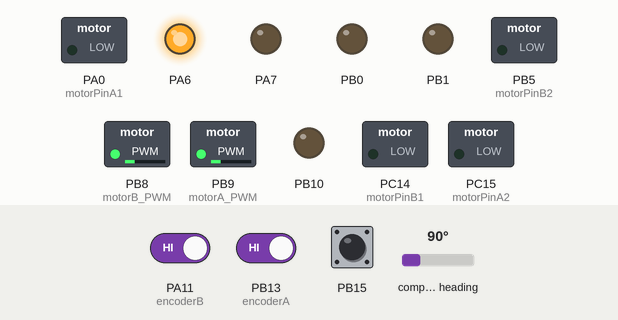
Recording of a sketch running on a simulated STM32 Blue Pill. On the bench: switched loads named in the sketch (green lamp = pin HIGH), output pins drawn as LEDs (lit = HIGH). Wiring (inferred from the names in the program): HMC5883L compass at I2C address 0x1E. Inputs (shaded band) come from the test bench; at power-on: PB15 HIGH, compass heading 90°, PA11 (encoderB) HIGH, PB13 (encoderA) HIGH. What the sketch prints to the serial monitor is not drawn.

Above: at 3.7 s.
3.8 s: PB15 pulled LOW for 0.15 s
At 5.8 s:
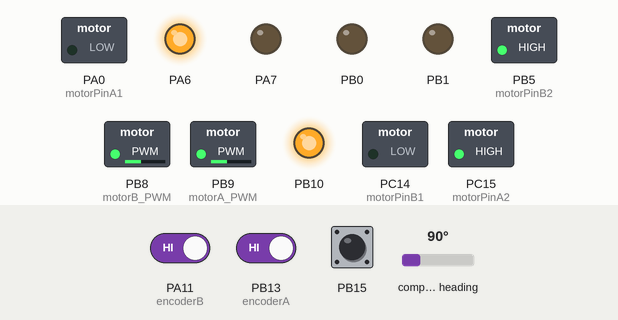
6.6 s: compass heading set to 7°
At 8.2 s:
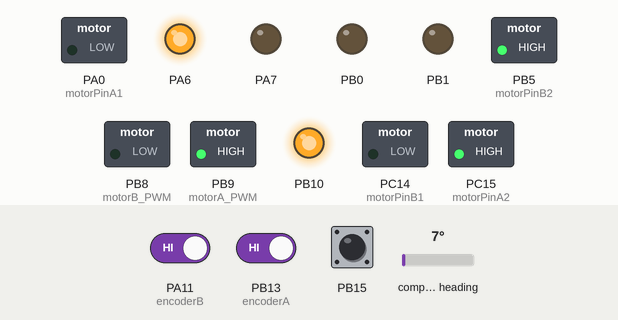
8.5 s: compass heading set to 180°
At 11.3 s:
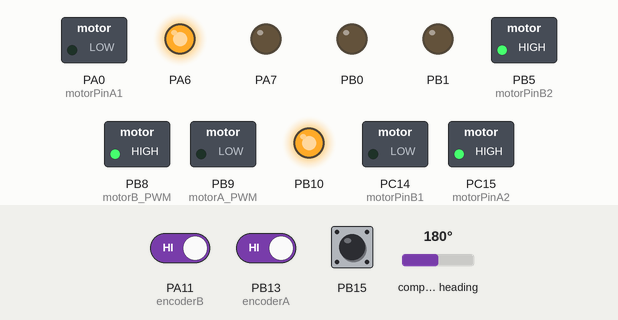
11.5 s: compass heading set to 4°
At 12.41 s:
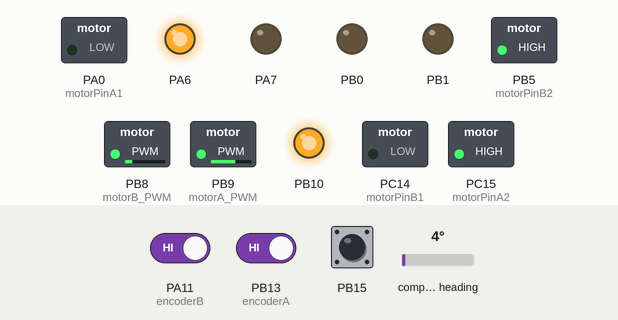
Timing chart, 0 to 14.7 s (numbered marks = the images above; inputs shaded):
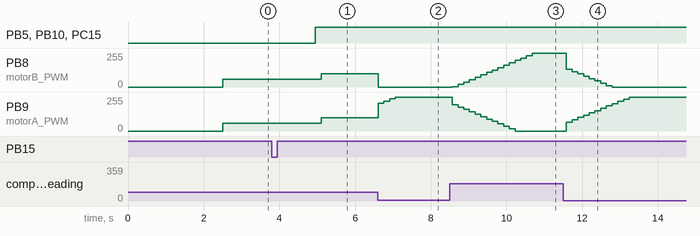

The sketch:

gyro_pid.ino
```cpp
// ------------------------------------------ ir read ------------------------------------
int sample_values[100][5];
int ir_read_count = 0;
int ir_L_limit = 0;
int ir_F_limit = 0;
int ir_R_limit = 0;
// ---------------------------------------------------------------------------------------

// ------------------------------------------- motor --------------------------------
//  A - left
//  B - right

//  Motor control pins
int encoderA = PB13;
int encoderB = PA11;

int motorA_PWM = PB9;
int motorB_PWM = PB8;


int motorPinA1 = PA0;
int motorPinA2 = PC15;

int motorPinB1 = PC14;
int motorPinB2 = PB5;


int right_E_count = 0;
int left_E_count = 0;
int Encode_count = 0;


void updateEncoder_left() {
  left_E_count = left_E_count + 1;
//  if (mouse_L_move_dir == 1) {
//    left_E_count = left_E_count + 1;
//  }
//  else if ( mouse_L_move_dir == -1) {
//    left_E_count = left_E_count - 1;
//  }
}

void updateEncoder_right() {
  right_E_count = right_E_count + 1;
//  if (mouse_R_move_dir == 1) {
//    right_E_count = right_E_count + 1;
//  }
//  else if ( mouse_R_move_dir == -1) {
//    right_E_count = right_E_count - 1;
//  }
}
// ---------------------------------------------------

// -------- button1 ----------------------
int button1 = 0;

void click1(){
  noInterrupts();
  button1 =1;
  interrupts();
}
// ----------------------------------------

int gyro_read;

#include <Wire.h>
#include "HMC5883L.h"
#include "move_pid.h"


void setup() {
  // LED
  pinMode(PB10, OUTPUT);
  pinMode(PB1, OUTPUT);
  pinMode(PB0, OUTPUT);
  pinMode(PA6, OUTPUT);
  pinMode(PA7, OUTPUT);


  // button1 interrupt
  pinMode(PB15, INPUT_PULLUP);
  attachInterrupt(digitalPinToInterrupt(PB15), click1, RISING);

  // ir setup
  pinMode(PA5, INPUT_ANALOG);
  pinMode(PA4, INPUT_ANALOG);
  pinMode(PA3, INPUT_ANALOG);
  pinMode(PA2, INPUT_ANALOG);
  pinMode(PA1, INPUT_ANALOG);

  //  motor setup
  pinMode(encoderA, INPUT_PULLUP);
  pinMode(encoderB, INPUT_PULLUP);
  attachInterrupt(digitalPinToInterrupt(encoderA), updateEncoder_right, FALLING);
  attachInterrupt(digitalPinToInterrupt(encoderB), updateEncoder_left, FALLING);

  pinMode(motorA_PWM, OUTPUT);
  pinMode(motorB_PWM, OUTPUT);

  pinMode(motorPinA1, OUTPUT);
  pinMode(motorPinA2, OUTPUT);
  pinMode(motorPinB1, OUTPUT);
  pinMode(motorPinB2, OUTPUT);

  digitalWrite(motorPinA1, LOW);
  digitalWrite(motorPinA2, LOW);
  digitalWrite(motorPinB1, LOW);
  digitalWrite(motorPinB2, LOW);

  // gyro setup
  Wire.begin();
  hmc5883l_init();

  delay(2000);


  Serial.begin(115200);
  Serial.println("Process start ..........");

  digitalWrite(PB10, LOW);
  digitalWrite(PB1, LOW);
  digitalWrite(PB0, LOW);
  digitalWrite(PA7, LOW);

  analogWrite(motorB_PWM, 60);
  analogWrite(motorA_PWM, 60);

  gyro_read = hmc5883l_GetHeading();


}

void loop() {
  digitalWrite(PA6, HIGH);

//  move_forward();
  if ( button1 == 1) {

    delay(1000);

    move_forward_combine();

    delay(1000);

    turn_Rgyro_90();

    gyro_read = gyro_read +90;
    if (gyro_read >360) {
      gyro_read = gyro_read - 360;
    }

    delay(1000);
  }


}
```

HMC5883L.h
```cpp
//#include <Wire.h>
//
///* Define declination of location from where measurement going to be done.
//e.g. here we have added declination from location Pune city, India.
//we can get it from http://www.magnetic-declination.com */

#define Declination       -0.00669
#define hmc5883l_address  0x1E


void hmc5883l_init(){   /* Magneto initialize function */
  Wire.beginTransmission(hmc5883l_address);
  Wire.write(0x00);
  Wire.write(0x70); //8 samples per measurement, 15Hz data output rate, Normal measurement
  Wire.write(0xA0); //
  Wire.write(0x00); //Continuous measurement mode
  Wire.endTransmission();
  delay(500);
}

int hmc5883l_GetHeading(){
  int16_t x, y, z;
  double Heading;
  Wire.beginTransmission(hmc5883l_address);
  Wire.write(0x03);
  Wire.endTransmission();
  /* Read 16 bit x,y,z value (2's complement form) */
  Wire.requestFrom(hmc5883l_address, 6);
  x = (((int16_t)Wire.read()<<8) | (int16_t)Wire.read());
  z = (((int16_t)Wire.read()<<8) | (int16_t)Wire.read());
  y = (((int16_t)Wire.read()<<8) | (int16_t)Wire.read());

  Heading = atan2((double)y, (double)x) + Declination;
  if (Heading>2*PI) /* Due to declination check for >360 degree */
   Heading = Heading - 2*PI;
  if (Heading<0)    /* Check for sign */
   Heading = Heading + 2*PI;
  return (Heading* 180 / PI);/* Convert into angle and return */
}
```

move_pid.h
```cpp
#define Declination       -0.00669
#define hmc5883l_address  0x1E


void stop_mouse() {

  digitalWrite(motorPinB1, HIGH);
  digitalWrite(motorPinA1, HIGH);
  digitalWrite(motorPinB2, LOW);
  digitalWrite(motorPinA2, LOW);

  delay(100);

  digitalWrite(motorPinA1, LOW);
  digitalWrite(motorPinA2, LOW);
  digitalWrite(motorPinB1, LOW);
  digitalWrite(motorPinB2, LOW);

  analogWrite(motorB_PWM, 0);
  analogWrite(motorA_PWM, 0);

  Serial.println("stop");

}


void move_forward_combine(){
  digitalWrite(PB10, HIGH);


  double Kp_gyro = 1.1; // Proportional gain - 1
  double Ki_gyro = 0.2; // Integral gain - 0.2
  double Kd_gyro = 0; // Derivative gain
  int gyro_error = 0;
  double gyro_prevError = 0;
  double gyro_integral = 0;
  double gyro_derivative = 0;

  left_E_count = 0;
  right_E_count = 0;

//  int gyro_read = hmc5883l_GetHeading();

  analogWrite(motorB_PWM, 60);
  analogWrite(motorA_PWM, 60);

  digitalWrite(motorPinA2, HIGH);
  digitalWrite(motorPinB2, HIGH);
  digitalWrite(motorPinA1, LOW);
  digitalWrite(motorPinB1, LOW);

  delay(150);

  while(1) {
    int gyro_N_read = hmc5883l_GetHeading();

    if ((gyro_N_read - gyro_read) > 300){
      gyro_error = -(360 - (gyro_N_read - gyro_read));
    }
    else if ((gyro_N_read - gyro_read) < -300){
      gyro_error = 360 + (gyro_N_read - gyro_read);
    }
    else {
      gyro_error = gyro_N_read - gyro_read;
    }

    gyro_integral = gyro_integral + gyro_error;
    gyro_derivative = gyro_error - gyro_prevError;

    double gyro_speed_diff = Kp_gyro*gyro_error + Ki_gyro*gyro_integral + Kd_gyro*gyro_derivative;


    int leftSpeed = 100 - gyro_speed_diff;
    int rightSpeed = 100 + gyro_speed_diff;

    if (rightSpeed < 0){
      rightSpeed = 0;
    }

    if (leftSpeed < 0) {
      leftSpeed=0;
    }

    analogWrite(motorB_PWM, rightSpeed);
    analogWrite(motorA_PWM, leftSpeed);

//    Serial.print("gyro_read :");
//    Serial.print(gyro_read);
//    Serial.print(" gyro_N_read :");
//    Serial.print(gyro_N_read);
//    Serial.print(" gyro_error :");
//    Serial.print(gyro_error);
//    Serial.print(" right:");
//    Serial.print(rightSpeed);
//    Serial.print(" left :");
//    Serial.println(leftSpeed);

    gyro_prevError = gyro_error;

    delay(150);

    if ((left_E_count + right_E_count)/2 >= 200) {
      left_E_count = 0;
      right_E_count = 0;
      stop_mouse();

      break;
    }

  }
  digitalWrite(PB10, LOW);

}

void turn_Rgyro_90() {

  digitalWrite(PB0, HIGH);

  analogWrite(motorB_PWM, 60);
  analogWrite(motorA_PWM, 60);

  digitalWrite(motorPinB1, HIGH);
  digitalWrite(motorPinB2, LOW);
  digitalWrite(motorPinA1, LOW);
  digitalWrite(motorPinA2, HIGH);

  while (1) {
    int now_read = hmc5883l_GetHeading();
    int turn_read = now_read - gyro_read;

    if ( turn_read <= -180) {
      turn_read = turn_read + 360;
    }
    Serial.print(now_read);
    Serial.print(" -" );
    Serial.print(gyro_read);
    Serial.print(" ");
    Serial.println(turn_read);

    if ( turn_read > 80 ) {
      digitalWrite(motorPinA1, HIGH);
      digitalWrite(motorPinA2, LOW);
      digitalWrite(motorPinB1, LOW);
      digitalWrite(motorPinB2, HIGH);

      delay(20);

      digitalWrite(motorPinA1, LOW);
      digitalWrite(motorPinA2, LOW);
      digitalWrite(motorPinB1, LOW);
      digitalWrite(motorPinB2, LOW);

      break;
    }
    else {
      delay(150);
    }
  }

  digitalWrite(PB0, LOW);

}
```

Measured:
- after the input at 3.8 s, PB5 (motorPinB2), PB10, PC15 (motorPinA2): LOW → HIGH after 1.2 s; PB8 (motorB_PWM), PB9 (motorA_PWM): 60/255 → 100/255 after 1.3 s
- after the input at 6.6 s, PB8 (motorB_PWM): 100/255 → 0/255 at once; PB9 (motorA_PWM): 100/255 → 207/255 at once, → 224/255 0.15 s later, → 241/255 0.15 s later, → 255/255 0.15 s later
- after the input at 8.5 s, PB8 (motorB_PWM): moves from 0/255 to 255/255 over 2.3 s, starting after 0.07 s; PB9 (motorA_PWM): moves from 255/255 to 0/255 over 1.7 s, starting after 0.07 s
- after the input at 11.5 s, PB8 (motorB_PWM): moves from 255/255 to 0/255 over 1.2 s, starting after 0.09 s; PB9 (motorA_PWM): moves from 0/255 to 255/255 over 1.7 s, starting after 0.09 s
